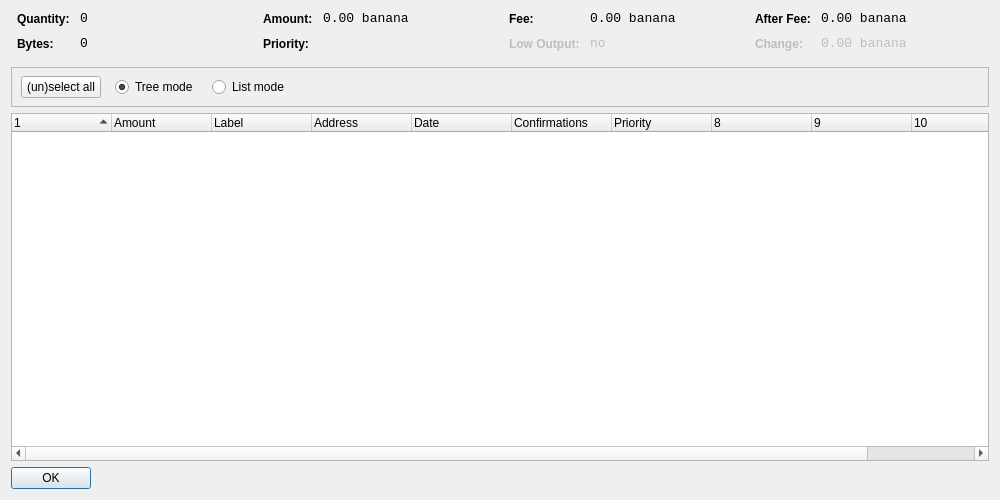
<?xml version="1.0" encoding="UTF-8"?>
<ui version="4.0">
 <class>CoinControlDialog</class>
 <widget class="QDialog" name="CoinControlDialog">
  <property name="geometry">
   <rect>
    <x>0</x>
    <y>0</y>
    <width>1000</width>
    <height>500</height>
   </rect>
  </property>
  <property name="windowTitle">
   <string>Coin Control</string>
  </property>
  <layout class="QVBoxLayout" name="verticalLayout">
   <item>
    <layout class="QHBoxLayout" name="horizontalLayoutTop" stretch="0,0,0,0">
     <property name="topMargin">
      <number>0</number>
     </property>
     <property name="bottomMargin">
      <number>10</number>
     </property>
     <item>
      <layout class="QFormLayout" name="formLayoutCoinControl1">
       <property name="horizontalSpacing">
        <number>10</number>
       </property>
       <property name="verticalSpacing">
        <number>10</number>
       </property>
       <property name="leftMargin">
        <number>6</number>
       </property>
       <property name="rightMargin">
        <number>6</number>
       </property>
       <item row="0" column="0">
        <widget class="QLabel" name="labelCoinControlQuantityText">
         <property name="styleSheet">
          <string notr="true">font-weight:bold;</string>
         </property>
         <property name="text">
          <string>Quantity:</string>
         </property>
        </widget>
       </item>
       <item row="0" column="1">
        <widget class="QLabel" name="labelCoinControlQuantity">
         <property name="font">
          <font>
           <family>Monospace</family>
           <pointsize>10</pointsize>
          </font>
         </property>
         <property name="cursor">
          <cursorShape>IBeamCursor</cursorShape>
         </property>
         <property name="contextMenuPolicy">
          <enum>Qt::ActionsContextMenu</enum>
         </property>
         <property name="text">
          <string notr="true">0</string>
         </property>
         <property name="textInteractionFlags">
          <set>Qt::LinksAccessibleByMouse|Qt::TextSelectableByKeyboard|Qt::TextSelectableByMouse</set>
         </property>
        </widget>
       </item>
       <item row="1" column="0">
        <widget class="QLabel" name="labelCoinControlBytesText">
         <property name="styleSheet">
          <string notr="true">font-weight:bold;</string>
         </property>
         <property name="text">
          <string>Bytes:</string>
         </property>
        </widget>
       </item>
       <item row="1" column="1">
        <widget class="QLabel" name="labelCoinControlBytes">
         <property name="font">
          <font>
           <family>Monospace</family>
           <pointsize>10</pointsize>
          </font>
         </property>
         <property name="cursor">
          <cursorShape>IBeamCursor</cursorShape>
         </property>
         <property name="contextMenuPolicy">
          <enum>Qt::ActionsContextMenu</enum>
         </property>
         <property name="text">
          <string notr="true">0</string>
         </property>
         <property name="textInteractionFlags">
          <set>Qt::LinksAccessibleByMouse|Qt::TextSelectableByKeyboard|Qt::TextSelectableByMouse</set>
         </property>
        </widget>
       </item>
      </layout>
     </item>
     <item>
      <layout class="QFormLayout" name="formLayoutCoinControl2">
       <property name="horizontalSpacing">
        <number>10</number>
       </property>
       <property name="verticalSpacing">
        <number>10</number>
       </property>
       <property name="leftMargin">
        <number>6</number>
       </property>
       <property name="rightMargin">
        <number>6</number>
       </property>
       <item row="0" column="0">
        <widget class="QLabel" name="labelCoinControlAmountText">
         <property name="styleSheet">
          <string notr="true">font-weight:bold;</string>
         </property>
         <property name="text">
          <string>Amount:</string>
         </property>
        </widget>
       </item>
       <item row="0" column="1">
        <widget class="QLabel" name="labelCoinControlAmount">
         <property name="font">
          <font>
           <family>Monospace</family>
           <pointsize>10</pointsize>
          </font>
         </property>
         <property name="cursor">
          <cursorShape>IBeamCursor</cursorShape>
         </property>
         <property name="contextMenuPolicy">
          <enum>Qt::ActionsContextMenu</enum>
         </property>
         <property name="text">
          <string notr="true">0.00 banana</string>
         </property>
         <property name="textInteractionFlags">
          <set>Qt::LinksAccessibleByMouse|Qt::TextSelectableByKeyboard|Qt::TextSelectableByMouse</set>
         </property>
        </widget>
       </item>
       <item row="1" column="0">
        <widget class="QLabel" name="labelCoinControlPriorityText">
         <property name="styleSheet">
          <string notr="true">font-weight:bold;</string>
         </property>
         <property name="text">
          <string>Priority:</string>
         </property>
        </widget>
       </item>
       <item row="1" column="1">
        <widget class="QLabel" name="labelCoinControlPriority">
         <property name="font">
          <font>
           <family>Monospace</family>
           <pointsize>10</pointsize>
          </font>
         </property>
         <property name="cursor">
          <cursorShape>IBeamCursor</cursorShape>
         </property>
         <property name="contextMenuPolicy">
          <enum>Qt::ActionsContextMenu</enum>
         </property>
         <property name="text">
          <string/>
         </property>
         <property name="textInteractionFlags">
          <set>Qt::LinksAccessibleByMouse|Qt::TextSelectableByKeyboard|Qt::TextSelectableByMouse</set>
         </property>
        </widget>
       </item>
      </layout>
     </item>
     <item>
      <layout class="QFormLayout" name="formLayoutCoinControl3">
       <property name="horizontalSpacing">
        <number>10</number>
       </property>
       <property name="verticalSpacing">
        <number>10</number>
       </property>
       <property name="leftMargin">
        <number>6</number>
       </property>
       <property name="rightMargin">
        <number>6</number>
       </property>
       <item row="0" column="0">
        <widget class="QLabel" name="labelCoinControlFeeText">
         <property name="styleSheet">
          <string notr="true">font-weight:bold;</string>
         </property>
         <property name="text">
          <string>Fee:</string>
         </property>
        </widget>
       </item>
       <item row="0" column="1">
        <widget class="QLabel" name="labelCoinControlFee">
         <property name="font">
          <font>
           <family>Monospace</family>
           <pointsize>10</pointsize>
          </font>
         </property>
         <property name="cursor">
          <cursorShape>IBeamCursor</cursorShape>
         </property>
         <property name="contextMenuPolicy">
          <enum>Qt::ActionsContextMenu</enum>
         </property>
         <property name="text">
          <string notr="true">0.00 banana</string>
         </property>
         <property name="textInteractionFlags">
          <set>Qt::LinksAccessibleByMouse|Qt::TextSelectableByKeyboard|Qt::TextSelectableByMouse</set>
         </property>
        </widget>
       </item>
       <item row="1" column="0">
        <widget class="QLabel" name="labelCoinControlLowOutputText">
         <property name="enabled">
          <bool>false</bool>
         </property>
         <property name="styleSheet">
          <string notr="true">font-weight:bold;</string>
         </property>
         <property name="text">
          <string>Low Output:</string>
         </property>
        </widget>
       </item>
       <item row="1" column="1">
        <widget class="QLabel" name="labelCoinControlLowOutput">
         <property name="enabled">
          <bool>false</bool>
         </property>
         <property name="font">
          <font>
           <family>Monospace</family>
           <pointsize>10</pointsize>
          </font>
         </property>
         <property name="cursor">
          <cursorShape>IBeamCursor</cursorShape>
         </property>
         <property name="contextMenuPolicy">
          <enum>Qt::ActionsContextMenu</enum>
         </property>
         <property name="text">
          <string notr="true">no</string>
         </property>
         <property name="textInteractionFlags">
          <set>Qt::LinksAccessibleByMouse|Qt::TextSelectableByKeyboard|Qt::TextSelectableByMouse</set>
         </property>
        </widget>
       </item>
      </layout>
     </item>
     <item>
      <layout class="QFormLayout" name="formLayoutCoinControl4">
       <property name="horizontalSpacing">
        <number>10</number>
       </property>
       <property name="verticalSpacing">
        <number>10</number>
       </property>
       <property name="leftMargin">
        <number>6</number>
       </property>
       <property name="rightMargin">
        <number>6</number>
       </property>
       <item row="0" column="0">
        <widget class="QLabel" name="labelCoinControlAfterFeeText">
         <property name="styleSheet">
          <string notr="true">font-weight:bold;</string>
         </property>
         <property name="text">
          <string>After Fee:</string>
         </property>
        </widget>
       </item>
       <item row="0" column="1">
        <widget class="QLabel" name="labelCoinControlAfterFee">
         <property name="font">
          <font>
           <family>Monospace</family>
           <pointsize>10</pointsize>
          </font>
         </property>
         <property name="cursor">
          <cursorShape>IBeamCursor</cursorShape>
         </property>
         <property name="contextMenuPolicy">
          <enum>Qt::ActionsContextMenu</enum>
         </property>
         <property name="text">
          <string notr="true">0.00 banana</string>
         </property>
         <property name="textInteractionFlags">
          <set>Qt::LinksAccessibleByMouse|Qt::TextSelectableByKeyboard|Qt::TextSelectableByMouse</set>
         </property>
        </widget>
       </item>
       <item row="1" column="0">
        <widget class="QLabel" name="labelCoinControlChangeText">
         <property name="enabled">
          <bool>false</bool>
         </property>
         <property name="styleSheet">
          <string notr="true">font-weight:bold;</string>
         </property>
         <property name="text">
          <string>Change:</string>
         </property>
        </widget>
       </item>
       <item row="1" column="1">
        <widget class="QLabel" name="labelCoinControlChange">
         <property name="enabled">
          <bool>false</bool>
         </property>
         <property name="font">
          <font>
           <family>Monospace</family>
           <pointsize>10</pointsize>
          </font>
         </property>
         <property name="cursor">
          <cursorShape>IBeamCursor</cursorShape>
         </property>
         <property name="contextMenuPolicy">
          <enum>Qt::ActionsContextMenu</enum>
         </property>
         <property name="text">
          <string notr="true">0.00 banana</string>
         </property>
         <property name="textInteractionFlags">
          <set>Qt::LinksAccessibleByMouse|Qt::TextSelectableByKeyboard|Qt::TextSelectableByMouse</set>
         </property>
        </widget>
       </item>
      </layout>
     </item>
    </layout>
   </item>
   <item>
    <widget class="QFrame" name="frame">
     <property name="minimumSize">
      <size>
       <width>0</width>
       <height>40</height>
      </size>
     </property>
     <property name="frameShape">
      <enum>QFrame::StyledPanel</enum>
     </property>
     <property name="frameShadow">
      <enum>QFrame::Sunken</enum>
     </property>
     <widget class="QWidget" name="horizontalLayoutWidget">
      <property name="geometry">
       <rect>
        <x>10</x>
        <y>0</y>
        <width>781</width>
        <height>41</height>
       </rect>
      </property>
      <layout class="QHBoxLayout" name="horizontalLayoutPanel" stretch="0,0,0,0,0">
       <property name="spacing">
        <number>14</number>
       </property>
       <item>
        <widget class="QPushButton" name="pushButtonSelectAll">
         <property name="sizePolicy">
          <sizepolicy hsizetype="Maximum" vsizetype="Fixed">
           <horstretch>0</horstretch>
           <verstretch>0</verstretch>
          </sizepolicy>
         </property>
         <property name="text">
          <string>(un)select all</string>
         </property>
        </widget>
       </item>
       <item>
        <widget class="QRadioButton" name="radioTreeMode">
         <property name="sizePolicy">
          <sizepolicy hsizetype="Maximum" vsizetype="Fixed">
           <horstretch>0</horstretch>
           <verstretch>0</verstretch>
          </sizepolicy>
         </property>
         <property name="text">
          <string>Tree mode</string>
         </property>
         <property name="checked">
          <bool>true</bool>
         </property>
        </widget>
       </item>
       <item>
        <widget class="QRadioButton" name="radioListMode">
         <property name="sizePolicy">
          <sizepolicy hsizetype="Maximum" vsizetype="Fixed">
           <horstretch>0</horstretch>
           <verstretch>0</verstretch>
          </sizepolicy>
         </property>
         <property name="text">
          <string>List mode</string>
         </property>
        </widget>
       </item>
       <item>
        <spacer name="horizontalSpacer">
         <property name="orientation">
          <enum>Qt::Horizontal</enum>
         </property>
         <property name="sizeHint" stdset="0">
          <size>
           <width>40</width>
           <height>20</height>
          </size>
         </property>
        </spacer>
       </item>
      </layout>
     </widget>
    </widget>
   </item>
   <item>
    <widget class="CoinControlTreeWidget" name="treeWidget">
     <property name="contextMenuPolicy">
      <enum>Qt::CustomContextMenu</enum>
     </property>
     <property name="sortingEnabled">
      <bool>false</bool>
     </property>
     <property name="columnCount">
      <number>11</number>
     </property>
     <attribute name="headerShowSortIndicator" stdset="0">
      <bool>true</bool>
     </attribute>
     <attribute name="headerStretchLastSection">
      <bool>false</bool>
     </attribute>
     <column>
      <property name="text">
       <string/>
      </property>
     </column>
     <column>
      <property name="text">
       <string>Amount</string>
      </property>
     </column>
     <column>
      <property name="text">
       <string>Label</string>
      </property>
     </column>
     <column>
      <property name="text">
       <string>Address</string>
      </property>
     </column>
     <column>
      <property name="text">
       <string>Date</string>
      </property>
     </column>
     <column>
      <property name="text">
       <string>Confirmations</string>
      </property>
      <property name="toolTip">
       <string>Confirmed</string>
      </property>
     </column>
     <column>
      <property name="text">
       <string>Priority</string>
      </property>
     </column>
     <column>
      <property name="text">
       <string/>
      </property>
     </column>
     <column>
      <property name="text">
       <string/>
      </property>
     </column>
     <column>
      <property name="text">
       <string/>
      </property>
     </column>
     <column>
      <property name="text">
       <string/>
      </property>
     </column>
    </widget>
   </item>
   <item>
    <widget class="QDialogButtonBox" name="buttonBox">
     <property name="sizePolicy">
      <sizepolicy hsizetype="Maximum" vsizetype="Fixed">
       <horstretch>0</horstretch>
       <verstretch>0</verstretch>
      </sizepolicy>
     </property>
     <property name="orientation">
      <enum>Qt::Horizontal</enum>
     </property>
     <property name="standardButtons">
      <set>QDialogButtonBox::Ok</set>
     </property>
    </widget>
   </item>
  </layout>
 </widget>
 <customwidgets>
  <customwidget>
   <class>CoinControlTreeWidget</class>
   <extends>QTreeWidget</extends>
   <header>coincontroltreewidget.h</header>
  </customwidget>
 </customwidgets>
 <resources/>
 <connections/>
</ui>
